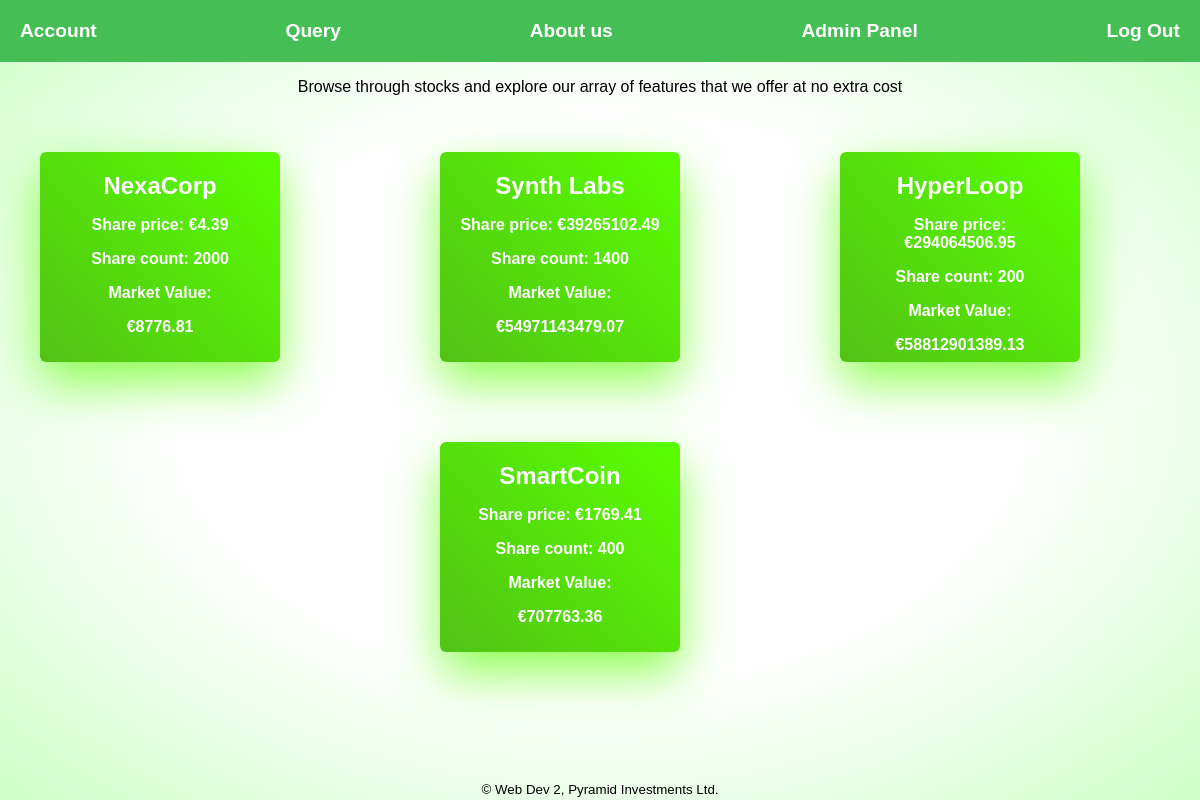
The app's page /query (signed in) with its own data.
### tables this page shows
CREATE TABLE stock_name
(
    stock_uuid TEXT PRIMARY KEY,
    name TEXT
);

CREATE TABLE stock_hist
(
    stock_uuid TEXT NOT NULL,
    time INTEGER NOT NULL,
    valuation INTEGER NOT NULL,
    share_count INTEGER NOT NULL,
    sigma REAL NOT NULL,
    mu REAL NOT NULL,
    seed INTEGER NOT NULL,
    PRIMARY KEY (stock_uuid, time)
);

### app.py (the view)
@app.route("/query", methods=["GET","POST"])
@login_required
def query():
    db = get_db()
    stockList = []
    stocks = db.execute("""SELECT * FROM stock_name;""").fetchall()
    for stock in stocks:
        name = stock["name"]
        uuid = stock["stock_uuid"]
        latest_info = db.execute("""SELECT * FROM stock_hist WHERE stock_uuid = ? ORDER BY time DESC;""", (uuid,)).fetchone()
        update_time = latest_info["time"]
        init_vals = db.execute("""SELECT time, valuation, sigma, mu, seed FROM stock_hist WHERE stock_uuid = ? ORDER BY time DESC LIMIT 1""", (uuid,)).fetchone()
        price = generate_new_stock_price(init_vals["time"], init_vals["valuation"], init_vals["mu"], init_vals["sigma"], init_vals["seed"])
        share_count = latest_info["share_count"]
        market_value = round(share_count * price,2)
        last_update = (time() - update_time) //3600 # minutes ago
        instace_of_stock = Stock(uuid, name, last_update, round(price,2), share_count, market_value)
        stockList.append(instace_of_stock)
    return render_template("query.html", stocks=stockList, title=title)

### app.py (called while the page is built)
@app.before_request
def logged_in_user():
    g.user = session.get("username", None)

def login_required(view):
    @wraps(view)
    def wrapped_view(*args, **kwargs):
        if g.user is None:
            return redirect(url_for('login', next=request.url))
        return view(*args, **kwargs)
    return wrapped_view

### database.py (called while the page is built)
def get_db():
    if "db" not in g:
        g.db = sqlite3.connect(DATABASE,
            detect_types=sqlite3.PARSE_DECLTYPES
        )
        g.db.row_factory = sqlite3.Row
    return g.db

### price_gen.py (called while the page is built)
def generate_new_stock_price(start_time: float, S0: float, mu: float, sigma: float, k: int, curr_time=None):
    if curr_time is None:
        curr_time = time()
    elapsed_time = curr_time - start_time
    hours = elapsed_time / (60*60)
    t = hours*10
    print(t)
    seed(k)
    Wt = gauss(0,1) # brownian motion
    St = S0 * (2.71828 ** ((mu - 0.5 * sigma**2) * t + sigma * Wt)) # e^ can be replaced with exp function.
    return St

### templates/query.html
{% extends "base.html" %}
{% block main_content %}
<p>Browse through stocks and explore our array of features that we offer at no extra cost</p>
<section id="stocklist">
    {% if stocks %}
    {% for stock in stocks %}
    <section class="stockwrapper">
        <a href="{{ url_for('stock', uuid=stock.uuid) }}">
        <section class="stockdisplay">
            <h3>
                {{ stock.name }}
            </h3>
            <p>Share price: €{{ stock.valuation }} </p>
            <p>Share count: {{ stock.share_count }} </p>
            <p>Market Value:</p>
            <p>€{{ stock.market_value }}</p>
        </section>
        </a>
    </section>
    {% endfor %}
    {% endif %}
</section>
{% endblock %}

### templates/base.html (shortened to what this page needs)
<!DOCTYPE html>
<html lang="en">
<head>
    <link rel="stylesheet" href="{{ url_for('static', filename='styles.css') }}" />
</head>
<body>
    <header>
        {% if g.user == "admin" %}
            <a href="{{url_for('account')}}">Account</a>
            <a href="{{url_for('query')}}">Query</a>
            <a href="{{url_for('about')}}">About us</a>
            <a href="{{url_for('admin')}}">Admin Panel</a>
            <a href="{{url_for('logout')}}">Log Out</a>
        {% elif g.user %}
            <a href="{{url_for('account')}}">Account</a>
            <a href="{{url_for('query')}}">Query</a>
            <a href="{{url_for('about')}}">About us</a>
            <a href="{{url_for('logout')}}">Log Out</a>
        {% else %}
            <a href="{{url_for('register')}}">Register</a>
            <a href="{{url_for('login')}}">Log In</a>
            <a href="{{url_for('home')}}">Home</a>
            <a href="{{url_for('about')}}">About us</a>
        {% endif %}
    </header>
    <main>
        {% block main_content %}
        {% endblock %}
    </main>
    <footer>
        <small>&copy; Web Dev 2, {{title}}</small>
    </footer>
</body>
</html>

### static/styles.css (style rules this page uses)
:root { --font-size: 16px; --h1-size: 5rem; --h2-size: 2rem; --p-size: 1rem; --link-size: 1.3rem; --small-size: 0.7rem; --link-highlight: #19c2ff; --header-padding: 30px; --header-height: 260px; --primary-shade: #45BF55; --button-shade: #59ff00; --secondary-shade: rgb(255, 255, 255); --dark-shade: #168039; --footer-height: 18px; }
* { box-sizing: border-box; font-family: Arial; }
body { margin: 0; min-height: 100vh; position: relative; background: radial-gradient(#fff 50%, #ceffc7 ); }
.stockdisplay { box-shadow: 0 20px 50px 0 rgba(89, 255, 0, 0.7); width: 100%; max-width: 240px; height: 210px; text-align: center; margin: 20px; padding: 20px; border-radius: 6px; background-image: linear-gradient(46.8deg, #52c216 0%, var(--button-shade) 99%); }
.stockdisplay h3 { margin: 0; font-size: 1.5rem; }
.stockwrapper { flex: 0 0 calc(33.33% - 40px); margin: 20px; }
.stockdisplay h3, .stockdisplay p { color: #fff; font-weight: 700; }
#stocklist { display: flex; flex-wrap: wrap; justify-content: center; margin: 0 auto; max-width: 1200px; }
.stockwrapper { transition: transform 0.3s ease-in-out; }
p, figure, h2 { text-align: center; }
a:link { text-decoration: none; }
header { display: flex; justify-content: space-between; align-items: center; padding: 20px; background-color: var(--primary-shade); color: #fff; font-weight: 700; font-size: 1.2rem; position: sticky; top: 0; z-index: 1; }
header a { color: #fff; text-decoration: none; margin-right: 20px; transition: color 0.3s ease-in-out; }
header a:last-of-type { margin-right: 0; }
main { padding-bottom: var(--footer-height); }
footer { position: absolute; height: var(--footer-height); bottom: 0; width: 100%; display: flex; justify-content: center; }

### records on screen
stock_name: name "NexaCorp"
stock_hist: share_count "2000"
stock_name: name "Synth Labs"
stock_hist: share_count "1400"
stock_name: name "HyperLoop", valuation "294064506.95", share_count "200", market_value "58812901389.13"
stock_name: name "SmartCoin"
stock_hist: share_count "400"

### other values on screen
{{ stock.valuation }} "4.39" "39265102.49" "1769.41"
{{ stock.market_value }} "8776.81" "54971143479.07" "707763.36"
{{ title }} "Pyramid Investments Ltd."
